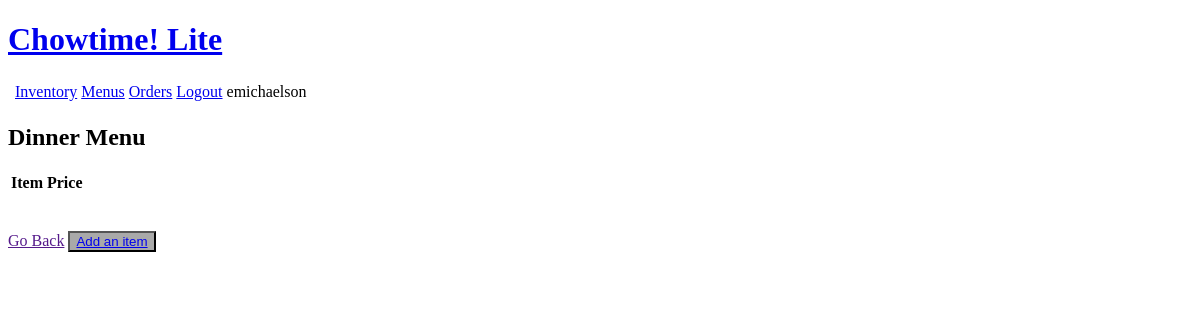
Before: /menu/2/ (signed in) with the older database file.
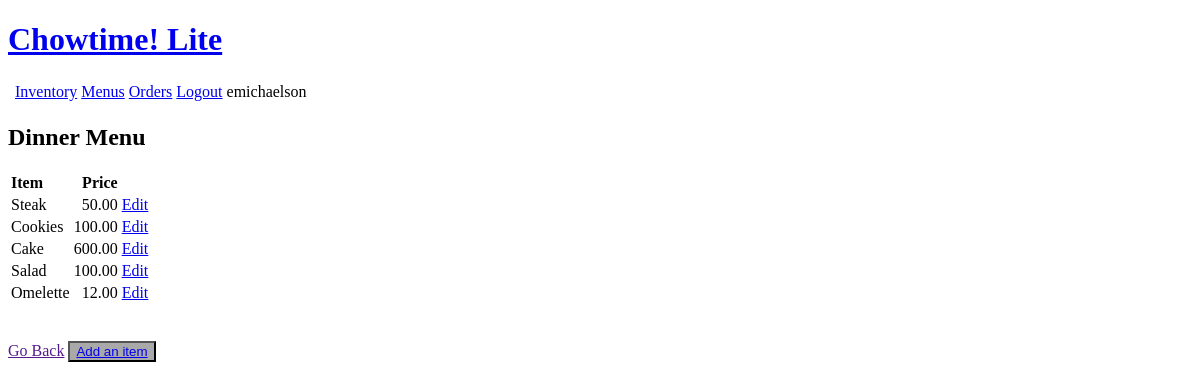
After: the same page with the newer database file.
### inventory/models.py (models this page shows, shortened)
class MenuItem(models.Model):
    name = models.CharField(max_length=200)
    price = models.DecimalField(max_digits=10, decimal_places=2)
    ingredients = models.ManyToManyField(Ingredient, through='IngredientQuantity')
    menu = models.ForeignKey(Menu, on_delete=models.CASCADE, null=True)

### inventory/views.py (the view)
# urls.py: path('menu/<str:pk>/', views.MenuView, name='menuview'),
@login_required(login_url='login')
def MenuView(request, pk):
    menu = Menu.objects.get(id=pk)
    items = MenuItem.objects.filter(menu=menu)
    context = {'menu': menu, 'items': items}
    return render(request, 'inventory/menuView.html', context)

### inventory/templates/inventory/menuView.html
{% extends 'inventory/header.html' %}
{% block content %}
<h2>{{menu.name}}</h2>
<div>
    <table>
        <thead>
            <th style="text-align: left">Item</th>
            <th style="text-align: right">Price</th>
        </thead>
        <tbody>
            {% for item in items %}
                <tr>
                    <td style="text-align: left">{{ item.name }}</td>
                    <td style="text-align: right">{{ item.price }}</td>
                    <td style="text-align: right"><a href="{% url 'itemupdate' item.id %}">Edit</a></td>
                </tr>
            {% endfor %}
        </tbody>
    </table>
    <br>
    <br>
    <a href="{{request.META.HTTP_REFERER}}">Go Back</a>
    <button style="background-color: darkgrey;" type="button"><a href="{% url 'itemcreate' menu.id %}">Add an item</a></button>
</div>
{% endblock %}

Changed rows visible on the page:
added MenuItem: name "Steak", price "50.00"
added MenuItem: name "Cookies", price "100.00"
added MenuItem: name "Cake", price "600.00"
added MenuItem: name "Salad", price "100.00"
added MenuItem: name "Omelette", price "12.00"
